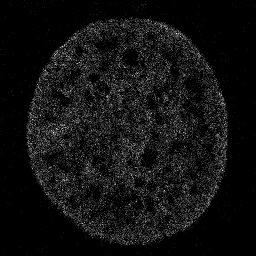
%> input picture P1 Deconv-IBT/chromatin/iduchromatin.tif, 256 x 256 px
$ octave deconvIBTnanotagdnaidu.m   (GNU Octave 9; MATLAB toolbox functions it lacks are replaced by stand-ins)
%> lines starting %> are read from the running program, lines starting %| are printed output that depends on the picture
### P1 Deconv-IBT/deconvIBTsubfunctions/deconvhybimg2.m
function deconvresult=deconvhybimg2(imgraw,n_itr,file_h)
%0.076 was ps
ps =0.058;     % sensor pixel size (um)%was 2
intp = 1;       % interpolation ratio (for raw image only, PSF should be high-resolution in the first place.)
Bkg_S = 0;      % background subtraction on raw image or not (1:yes, 0:no)

%read image to be deconvolved
file_img=imgraw;
Img=uint16(file_img);
Img = mean(Img,3);       % use the intensity
if Bkg_S == 1
    [n,xout] = hist(Img(:),100);
    bkg_I = mean(xout(n==max(n)));
    Img = Img - bkg_I;      % substract the background
end

[Hm Wm] = size(Img);
xm = (0:Wm-1)*ps;
ym = (0:Hm-1)*ps;

% prepare h
%  h = double(imread(file_h));
 h=file_h;
border_h = [h(1,1:end-1),(h(1:end-1,end))',h(end,2:end),(h(2:end,1))'];
[n,xout] = hist(border_h,length(border_h));
bkg_h = mean(xout(n==max(n)));
h = h-bkg_h;
h = h./sum(h(:));   % normalize
h = padarray(h,[intp-1 intp-1],0,'post');    % pad the PSF to make the matrix dimension = intp*N

%perform Lucy Richardson Deconvolution
% WT = zeros(size(Imgb));
% WT(5:end-4,5:end-4) = 1;

DampTh = 0;     % threshold for damping
Imgb = interp2(xm,ym,Img,xm(1):ps/intp:xm(end),(ym(1):ps/intp:ym(end))');
J = deconvlucy({Imgb},h,n_itr,DampTh);
% [J lagra]= deconvreg({Imgb},h,0);
%  [J,ps]= deconvblind({Imgb},h,10);
deconvresult=J{2};

end

### P1 Deconv-IBT/deconvIBTsubfunctions/nonIsotropicGaussianPSF.m
function [outKer] = nonIsotropicGaussianPSF(inSigma,varargin)
%% NONISOTROPICGAUSSIANPSF - Creates a isotropic / non isotropic 3D Gaussian kernel.
%Uses the Statistical toolbox if installed (mvnpdf). Works without Statistical Toolbox, but slower and
% with higher limitation when it comes to the size of the PSF support..
%
% Syntax:  [outKer]     = nonIsotropicPSF(inSigma)
%                                  = nonIsotropicPSF(inSigma,sizeDomain)
%                                  = nonIsotropicPSF(inSigma,sizeDomain,precision)
% Inputs:
%    inSigma - scalar (isotropic) or 3x1 vector with the standard deviation of the Gaussian kernel (reminder :
%    sigma=FWHM/(2*sqrt(2*ln(2))) )
%   sizeDomain (optional) - Define the size of the support of the PSF (default: 2.1*max(inSigma))
%   precision (optional) - Add 'single' as input to calculate in single precision (default: double).
%   The precision is important when using the function without the Statistical Toolbox.
%
% Outputs:
%    outKer - 3D non isotropic Gaussian kernel
%
% Example:
%   outKer = nonIsotropicGaussianPSF([5.12 5.9 5.8],3);
%   If Out of Memory, try :
%   outKer = nonIsotropicGaussianPSF([5.12 5.9 5.8],3,'single');
%
% Other m-files required: areTheseToolboxesInstalled (added in this file)
% Subfunctions: none
% MAT-files required: none

% Author: Christopher Coello
% Work address: Preclinical PET/CT Unit
% Email address: s.c.coello@medisin.uio.no
% Website: http://www.med.uio.no/imb/english/services/public/pet/
% 2012/03/13; Last revision: 2012/03/16
% Created with Matlab version: 7.13.0.564 (R2011b)
%%
% Init
outKer=0;
% Input check
switch length(varargin),
    case 2
        if strcmp(varargin{2},'single'),
            indS=1;
        else
            display('Wrong precision argument. Only single is accepted (default : double)');return;
        end
        extentSupport=varargin{1};
    case 1
        if isnumeric(varargin{1})
            extentSupport=varargin{1};
            indS=0;
        elseif strcmp(varargin{1},'single'),
            indS=1;
            extentSupport=2.1;
        else
            display('Wrong precision argument. Only single is accepted (default : double)');return;
        end
    otherwise
        extentSupport=2.1;
        indS=0;
end

% Defines the covariance matrix
if isscalar(inSigma),
    inSigma=ones(3,1)*inSigma;
end
if indS,
    S=single(diag(inSigma));
else
    S=diag(inSigma);
end

% Defines the size of the kernel in relation with the Gaussian properties
supportSize=ceil(extentSupport*max(inSigma));

% Initialise the volume where the kernel is to be drawn
[X,Y,Z]=meshgrid(-supportSize:1:supportSize);

% Put it in columns
if indS,
    coord=single([X(:) Y(:) Z(:)]);
else
    coord=[X(:) Y(:) Z(:)];
end
mu=mean(coord);

% Define the output size
outsize=size(X);


if (areTheseToolboxesInstalled('Statistics Toolbox')),

    %with statistics toolbox
    clear X Y Z

    % Check mvnpdf help for details on this function
    p = mvnpdf(coord, mu, S);

    % Output vector is reshaped to volume.
    outKer=reshape(p,outsize);

else

    %without statistics toolbox

    % Calculates the amplitude of the PSF
    if indS,
        AmplitudePSF=single(1/((2*pi)^(3/2)*det(S)^(1/2)));
    else
        AmplitudePSF=1/((2*pi)^(3/2)*det(S)^(1/2));
    end

    % Center the volume
    clear coord
    if indS,
        c_coord=single([X(:)-mu(1) Y(:)-mu(2) Z(:)-mu(3)]);
    else
        c_coord=[X(:)-mu(1) Y(:)-mu(2) Z(:)-mu(3)];
    end

    % Apply the equation of the Gaussian distribution
    T_hand=AmplitudePSF*exp(-0.5*c_coord*(S^-1)*c_coord');

    % Reshape to volume
    outKer=reshape(diag(T_hand),outsize);

end

% Check if the support is big enough
if ((1-sum(outKer(:)))*100>0.01),
    display(['Warning : ' num2str((1-sum(outKer(:)))*100) '% of the Gaussian is outside the domain.'])
    display('If not acceptable, widen the domain of the PSF by defining a superior second argument (default: 2.1*max(inSigma)).')
end


function tf = areTheseToolboxesInstalled(requiredToolboxes)
%ARETHESETOOLBOXESINSTALLED takes a cell array of toolbox names and checks whether they are currently installed
% SYNOPSIS tf = areTheseToolboxesInstalled(requiredToolboxes)
%
% INPUT requiredToolboxes: cell array with toolbox names to test for. Eg.
%        {'MATLAB','Image Processing Toolbox'}
%
% OUTPUT tf: true or false if the required toolboxes are installed or not
%%%%%%%%%%%%%%%%%%%%%%%%%%

% get all installed toolbox names
v = ver;

% collect the names in a cell array
[installedToolboxes{1:length(v)}] = deal(v.Name);

% check
tf = all(ismember(requiredToolboxes,installedToolboxes));

### P1 Deconv-IBT/deconvIBTnanotagdnaidu.m
clear all;close all;clc;

% zvis=293;
zstart=1;
zend=2;


fname = 'C:\Users\Administrator\Documents\REVORGDATA\data\chromatin\iduchromatin.tif';
tiff_info = imfinfo(fname); % return tiff structure, one element per image
tiff_stack = imread(fname, 1) ; % read in first image
%> tiff_stack is the input picture: size 256x256 uint16; min 0, max 11, mean 0.743
%concatenate each successive tiff to tiff_stack
for ii = 2 : size(tiff_info, 1)
    temp_tiff = imread(fname, ii);
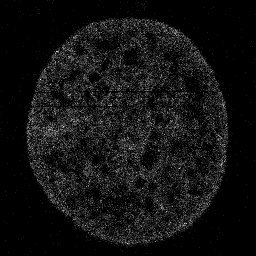
%> temp_tiff: size 256x256 uint16; min 0, max 11, mean 0.755; drawn with min black and max white
    tiff_stack = cat(3 , tiff_stack, temp_tiff);
end

tsStack=tiff_stack;

outKer = nonIsotropicGaussianPSF([4 4 4],3,'single');
%> the run ends on the next line
% outKer = nonIsotropicGaussianPSF([5 5 5],3,'single');


intv=19;
for i=zstart:zend
    zvis=2;

% imagesc(tsStack(:,:,zvis));colormap('gray');axis image
[rows, columns, numSlices] = size(tsStack);

outputImage = zeros(rows, columns); % Or whatever class you want.

for j= zvis : zvis+intv-1

    outputImage=imadd(outputImage,double(tsStack(:,:,j)));

end
%    figure;imagesc(outputImage);colormap('gray');axis image
 %outputImage = imnoise(outputImage,'salt & pepper', 0.002);

%  G = fspecial('gaussian',[2 2],1);
% outputImage = imfilter(double(outputImage),G,'same');

niteration=5;
Image1proc=deconvhybimg2(outputImage,niteration,outKer(:,:,20));
